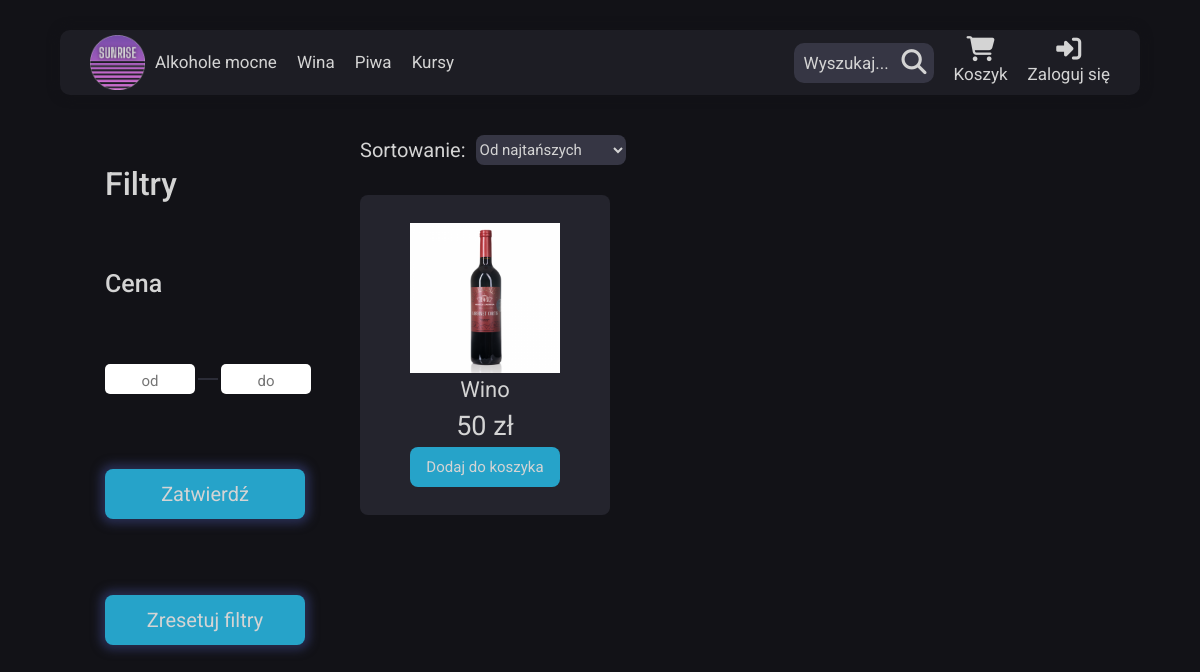
The page /html/category_pages/wine-dry.php on the database its author committed.
### tables this page shows
CREATE TABLE `product` (
  `id` int(11) NOT NULL,
  `product_name` varchar(50) NOT NULL,
  `category_id` int(11) NOT NULL,
  `price` float NOT NULL,
  `description` text NOT NULL,
  `stock` int(11) NOT NULL,
  `photo_id` int(11) NOT NULL
);

CREATE TABLE `photos` (
  `id` int(11) NOT NULL,
  `path` varchar(255) NOT NULL
);

### html/category_pages/wine-dry.php (the view, shortened to what this page needs)
<!DOCTYPE html>
<html lang="pl">
  <head>
    <link href="https://cdn.jsdelivr.net/npm/bootstrap@5.3.2/dist/css/bootstrap.min.css" rel="stylesheet">
    <link rel="stylesheet" href="../../css/main.css" />
  </head>
  <body>
  <?php
      include './menu_component.php';
      echo $nav
    ?>
    <main class="productCategories">
      <?php
      include './product_filter.php';
      echo $filters;
    ?>
      <section class="products__right">
          <div class="products__sortSection">
            <p class="products__sortSection--p">Sortowanie:</p>
            <select name="sort" id="sort" class="products__sortSection--select">
                <option value="price-asc">Od najtańszych</option>
            </select>
        </div>
        <div class="products__productContainer">
        <?php
          require_once('../../php/dblogin.php');
          $sql = 'select id from category where category_name like "wino wytrawne"';
          $stmt = $pdo -> prepare($sql);
          $stmt -> execute();
          $category_id = $stmt -> fetchColumn();
          $sql = 'select product.id, product_name, price, path from product inner join photos on product.photo_id = photos.id where category_id = ?';
          $query = $pdo -> prepare($sql);
          $query -> execute([$category_id]);
          while($row = $query -> fetch()):
            $filename = str_replace(' ', '-', $row['product_name']);
        ?>
          <a href="../products/<?=$filename?>.php" class="products__product" id="<?=$row['id']?>">
            <img src="<?=$row['path']?>" alt="" class="products__product--image">
            <p class="products__product--name"><?=$row['product_name']?></p>
            <p class="products__product--price"><?=$row['price']?> zł</p>
            <button class="products__product--addToCart">Dodaj do koszyka</button>
          </a>
          <?php endwhile;?>
        </div>
      </section>
    </main>
  </body>
</html>

### css/main.css (style rules this page uses)
*, *::before, *::after { box-sizing: border-box; margin: 0; padding: 0; }
* { scrollbar-width: none; scrollbar-color: #d4d4d4 #121217; }
html { font-size: 62.5%; scroll-behavior: smooth; }
body { min-height: 100%; display: flex; flex-direction: column; font-family: "Roboto", sans-serif; color: #d4d4d4; background-color: #121217; }
a { text-decoration: none; }
p { font-size: 1.8rem; }
p { font-size: 1.5rem; }
.productCategories { display: flex; width: 100%; height: 100vh; }
.products__right { height: 100%; width: 70%; display: flex; flex-direction: column; justify-content: center; }
.products__sortSection { width: 100%; height: 50px; display: flex; justify-content: flex-start; align-items: center; margin-bottom: 20px; }
.products__sortSection--p { font-size: 2rem; margin: 0; margin-right: 10px; }
.products__sortSection--select { width: 150px; height: 30px; font-size: 1.5rem; background-color: #363644; color: #d4d4d4; border-radius: 8px; border: none; }
.products__productContainer { height: 60%; width: 90%; display: flex; flex-wrap: wrap; gap: 17px; }
.products__product { width: 250px; height: 320px; display: flex; flex-direction: column; align-items: center; justify-content: center; background-color: #24242d; border-radius: 8px; transition: box-shadow 0.3s; cursor: pointer; }
.products__product--image { width: 150px; height: 150px; }
.products__product--name { color: #d4d4d4; font-size: 2.2rem; margin: 0; }
.products__product--price { color: #d4d4d4; font-size: 2.7rem; margin: 0; }
.products__product--addToCart { width: 150px; height: 40px; display: flex; align-items: center; justify-content: center; font-size: 1.5rem; color: #d4d4d4; background-color: rgb(38, 163, 201); border-radius: 8px; border: none; transition: transform 0.3s; }

### rows shown on the page
product: photo.path (placeholder picture), product_name "Wino", price "50"
